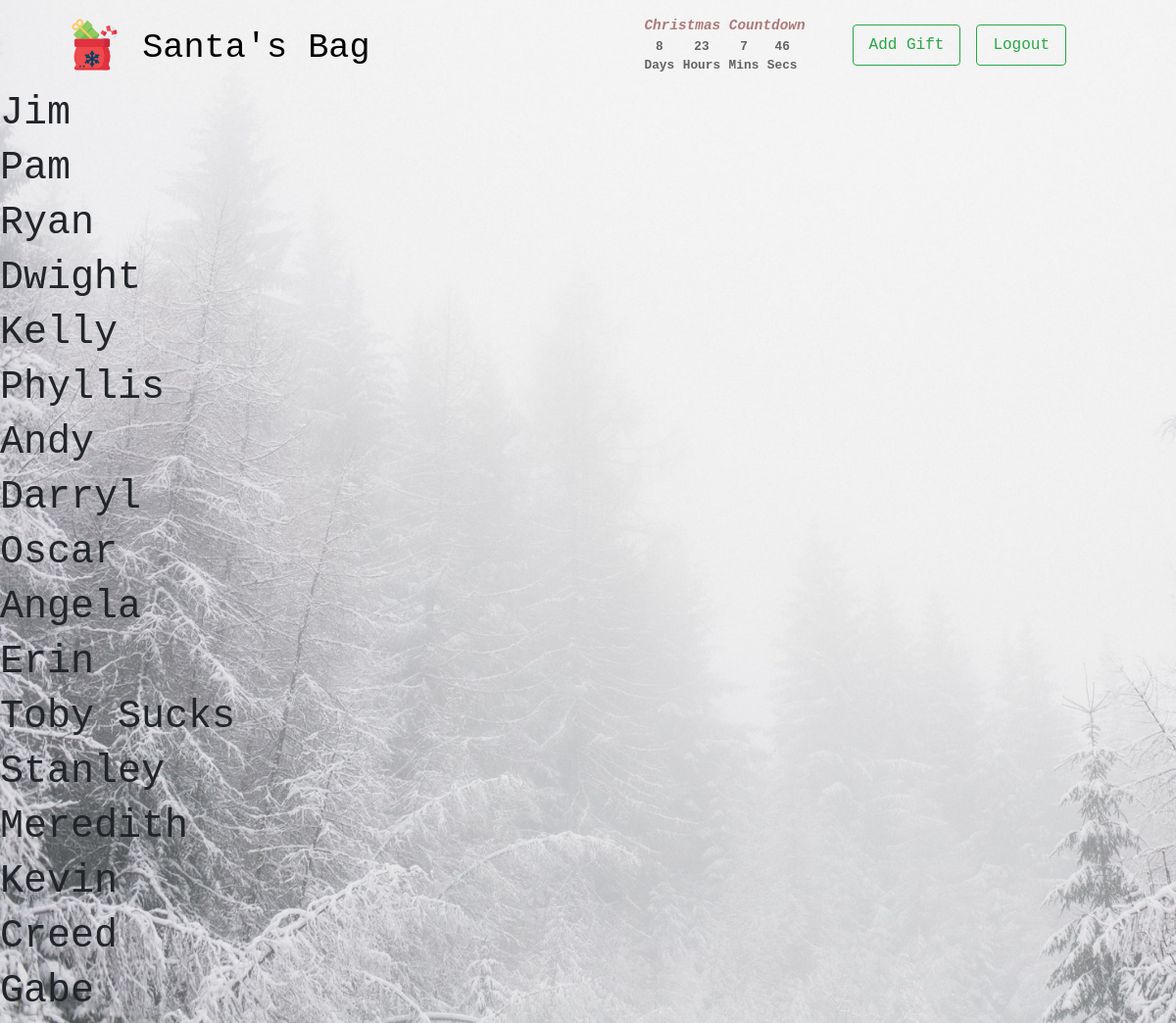
The app's page /recipients (signed in) with its own data.
### mainapp/models.py (models this page shows)
class Recipient(models.Model):
    def __str__(self):
        return self.name
    name = models.CharField(max_length=150)
    user = models.ForeignKey(
        "auth.User",
        on_delete=models.CASCADE
    )

### mainapp/views.py (the view)
# urls.py: path('recipients', views.distinct_recipients, name='recipients'),
def distinct_recipients(request):
    recipients = Recipient.objects.filter(user=request.user.id)
    context = {'recipients': recipients}
    return render(request, 'mainapp/recipients.html', context)

### mainapp/templates/mainapp/recipients.html
{% extends 'mainapp/base.html'%}
{%block body%}
{% if user.is_authenticated %}
    {% for item in recipients  %}
        <h1>{{item}}</h1>
    {% endfor %}
{% endif %}
{%endblock%}

### mainapp/static/mainapp/style.css (style rules this page uses)
body { font-family:'Courier New', Courier, monospace; background-image: url('/pictures/snow.jpeg'); background-size: cover; }

### records on screen
Recipient: name "Jim"
Recipient: name "Pam"
Recipient: name "Ryan"
Recipient: name "Dwight"
Recipient: name "Kelly"
Recipient: name "Phyllis"
Recipient: name "Andy"
Recipient: name "Darryl"
Recipient: name "Oscar"
Recipient: name "Angela"
Recipient: name "Erin"
Recipient: name "Toby Sucks"
Recipient: name "Stanley"
Recipient: name "Meredith"
Recipient: name "Kevin"
Recipient: name "Creed"
Recipient: name "Gabe"
